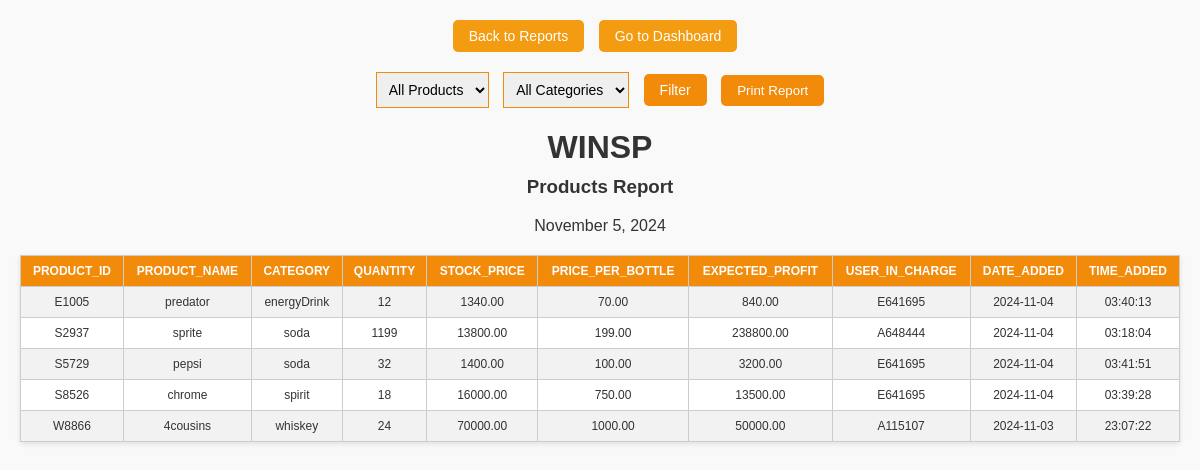
Screenshot of /PROJECTLIGHT/products_report.php with the database file from the repository.
### tables this page shows
CREATE TABLE `products` (
  `product_id` varchar(12) NOT NULL,
  `product_name` varchar(100) NOT NULL,
  `category` varchar(50) NOT NULL,
  `quantity` int(11) NOT NULL,
  `stock_price` decimal(10,2) NOT NULL,
  `price_per_bottle` decimal(10,2) NOT NULL,
  `expected_profit` decimal(10,2) DEFAULT NULL,
  `user_in_charge` varchar(8) DEFAULT NULL,
  `date_added` date DEFAULT curdate(),
  `time_added` time DEFAULT curtime()
);

### PROJECTLIGHT/products_report.php (the view, shortened to what this page needs)
<?php
$servername = "localhost";
$dbname = "PROJECTLIGHT";
$dbusername = "root";
$dbpassword = "";
$conn = new mysqli($servername, $dbusername, $dbpassword, $dbname);
$query = "SELECT * FROM products";
$result = mysqli_query($conn, $query);
$fields = [];
if ($result && mysqli_num_rows($result) > 0) {
    $fields = array_keys(mysqli_fetch_assoc($result));
    mysqli_data_seek($result, 0);
}
?>
<!DOCTYPE html>
<html lang="en">
<head>
</head>
<body>
    <div class="nav-buttons">
        <button class="nav-button" onclick="window.location.href='report.php';">Back to Reports</button>
        <button class="nav-button" onclick="window.location.href='admin.php';">Go to Dashboard</button>
    </div>
    <div class="filter-container">
        <form method="post" action="products_report.php">
            <select name="product_name" class="select-product">
                <option value="All">All Products</option>
            </select>
            <select name="category_name" class="select-category">
                <option value="All">All Categories</option>
            </select>
            <button type="submit" class="button">Filter</button>
            <button type="button" class="print-button" onclick="printReport();">Print Report</button>
        </form>
    </div>
    <?php if (mysqli_num_rows($result) > 0): ?>
        <div id="printableArea" style="display:none;">
            <h1>WINSP</h1>
            <h3>Products Report</h3>
            <p><?php echo date("F j, Y"); ?></p>
            <table>
                <tr>
                    <?php foreach ($fields as $field): ?>
                        <th><?php echo strtoupper($field); ?></th>
                    <?php endforeach; ?>
                </tr>
                <?php while ($row = mysqli_fetch_assoc($result)): ?>
                    <tr>
                        <?php foreach ($fields as $field): ?>
                            <td><?php echo $row[$field] ?? 'N/A'; ?></td>
                        <?php endforeach; ?>
                    </tr>
                <?php endwhile; ?>
            </table>
        </div>
    <?php else: ?>
        <p>No products found.</p>
    <?php endif; ?>
</body>
</html>

### PROJECTLIGHT/products_report.php (style rules this page uses)
body { font-family: Arial, sans-serif; margin: 20px; background-color: #f9f9f9; color: #333; }
h1 { text-align: center; margin-bottom: 10px; }
h3 { text-align: center; margin-top: 0; }
p { text-align: center; }
table { width: 100%; border-collapse: collapse; margin-top: 20px; background-color: #fff; box-shadow: 0 2px 5px rgba(0, 0, 0, 0.1); }
th, td { border: 1px solid #ccc; padding: 8px; text-align: center; font-size: 12px; }
th { background-color: #f28a0a; color: white; }
tr:nth-child(even) { background-color: #f2f2f2; }
.filter-container { display: flex; justify-content: center; margin-bottom: 20px; }
.select-category, .select-product { padding: 8px; margin-right: 10px; font-size: 14px; border: 1px solid #f28a0a; }
.button { padding: 8px 16px; font-size: 14px; cursor: pointer; background-color: #f28a0a; color: white; border: none; border-radius: 5px; margin-right: 10px; }
.print-button { background-color: #f28a0a; color: white; padding: 8px 16px; border: none; border-radius: 5px; }
.nav-buttons { text-align: center; margin-bottom: 20px; }
.nav-button { padding: 8px 16px; font-size: 14px; cursor: pointer; background-color: #f39c12; color: white; border: none; border-radius: 5px; margin-right: 10px; }

### rows the page displays
products: product_id "E1005", product_name "predator", category "energyDrink", quantity "12", stock_price "1340.00", price_per_bottle "70.00", expected_profit "840.00", user_in_charge "E641695", date_added "2024-11-04", time_added "03:40:13"
products: product_id "S2937", product_name "sprite", category "soda", quantity "1199", stock_price "13800.00", price_per_bottle "199.00", expected_profit "238800.00", user_in_charge "A648444", date_added "2024-11-04", time_added "03:18:04"
products: product_id "S5729", product_name "pepsi", category "soda", quantity "32", stock_price "1400.00", price_per_bottle "100.00", expected_profit "3200.00", user_in_charge "E641695", date_added "2024-11-04", time_added "03:41:51"
products: product_id "S8526", product_name "chrome", category "spirit", quantity "18", stock_price "16000.00", price_per_bottle "750.00", expected_profit "13500.00", user_in_charge "E641695", date_added "2024-11-04", time_added "03:39:28"
products: product_id "W8866", product_name "4cousins", category "whiskey", quantity "24", stock_price "70000.00", price_per_bottle "1000.00", expected_profit "50000.00", user_in_charge "A115107", date_added "2024-11-03", time_added "23:07:22"

### other values shown
$field "PRODUCT_ID"
$field "PRODUCT_NAME"
$field "CATEGORY"
$field "QUANTITY"
$field "STOCK_PRICE"
$field "PRICE_PER_BOTTLE"
$field "EXPECTED_PROFIT"
$field "USER_IN_CHARGE"
$field "DATE_ADDED"
$field "TIME_ADDED"
